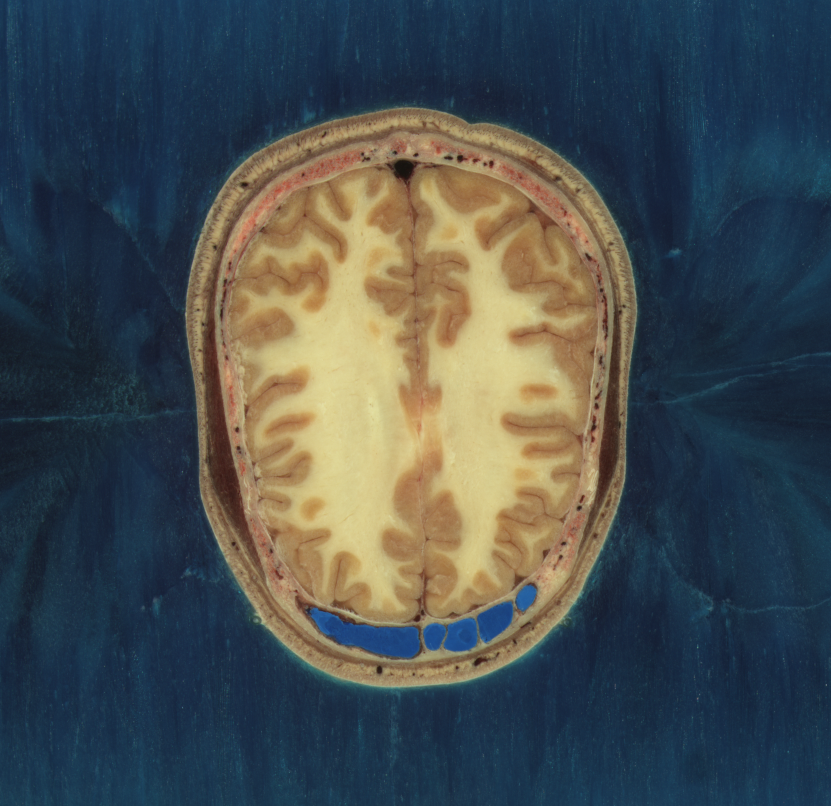
#> input picture images/Color_MRI.png, 831 x 806 px
$ python main.py
#> lines starting #> are read from the running program, lines starting #| are printed output that depends on the picture; after the words box and inside, x2 and y2 are one past the last pixel; in counts of white or black regions, pixels touching at a corner belong together
import numpy as np
import cv2
import matplotlib.pyplot as plt

# [4 lines left out: function display, not called in this run]

# 3 --------------------------------------
# 3-1 ------------------------------------

mri = cv2.imread('images/Color_MRI.png', 0)
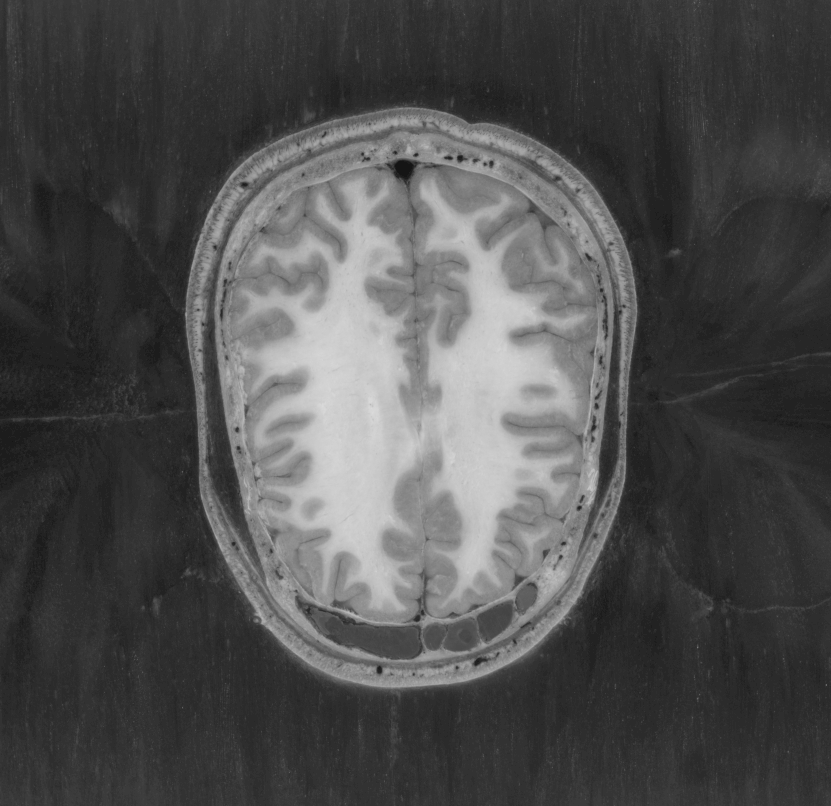
#> mri: shape (806, 831); min 21, max 218, mean 78.4

# 3-2 ------------------------------------

white_seed_x, white_seed_y = 350, 390
white_seed = mri[white_seed_x, white_seed_y]
#> white_seed = 193

gray_seed_x, gray_seed_y = 290, 280
gray_seed = mri[gray_seed_x, gray_seed_y]
#> gray_seed = 148

# 3-3 ------------------------------------

mri_seed = np.zeros_like(mri)
mri_seed[white_seed_x, white_seed_y] = white_seed
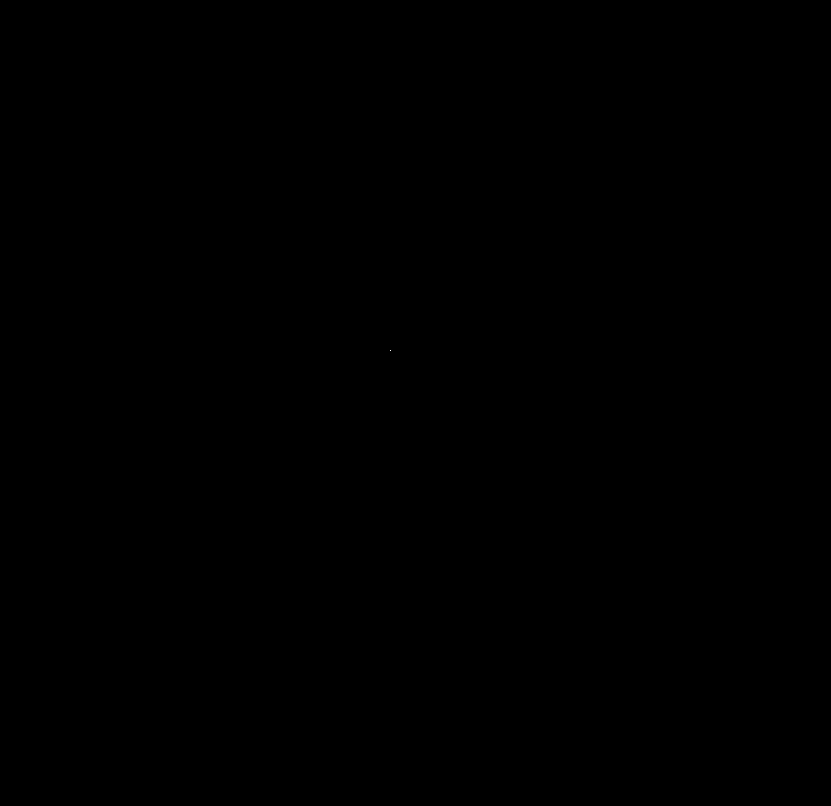
#> mri_seed: shape (806, 831); values 0 (black) and 193 (white), 0% white in thin lines or dots, all inside (x1, y1, x2, y2) = (390, 350, 391, 351)
mri_seed[gray_seed_x, gray_seed_y] = gray_seed
#> mri_seed: shape (806, 831); under 0.01% of pixels changed, all inside (x1, y1, x2, y2) = (280, 290, 281, 291)

# 3-4 ------------------------------------

def dilation(img, threshold):
    dilated = np.zeros(shape=(img.shape[0]+2, img.shape[1]+2), dtype=np.int16)
    m, n = np.where(img == threshold)
    for x, y in zip(m, n):
        pixels = np.array([[x-1, y  ],
                           [x+1, y  ],
                           [x  , y-1],
                           [x  , y+1],
                           [x  , y  ]])
        dilated[pixels[:, 0], pixels[:, 1]] = threshold
    return dilated[0:-2, 0:-2].astype(np.int16)


def region_growing(img, growing_img, threshold, T, threshold_type):
    dilated = dilation(growing_img, threshold)
    neighbours = np.zeros_like(dilated)
    dilated[growing_img==threshold] = 0
    neighbours = dilated.copy()

    if threshold_type == 'constant':
        m, n = np.where(neighbours == threshold)
        for i, j in zip(m, n):
            if abs((threshold - img[i, j])) <= T:
                growing_img[i, j] = threshold

    else:
        k, l = np.where(growing_img == threshold)
        new_threshold = round(np.mean(img[k, l]))
        m, n = np.where(neighbours == threshold)
        for i, j in zip(m, n):
            if abs((new_threshold - img[i, j])) <= T:
                growing_img[i, j] = threshold

    return growing_img

# [29 lines of commented-out code are left out]


iteration = 10000
mri = np.array(mri, dtype=np.int16)
growing_img = mri_seed.copy()
for i in range(iteration):
    x = np.sum(growing_img)
#> (the run stopped early here; a loop or call above may not have finished)
